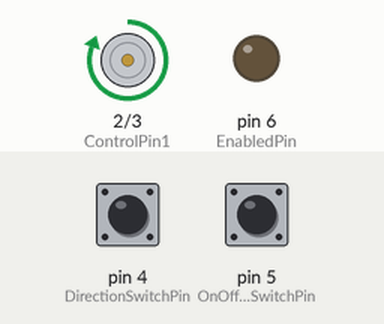
Recording of a sketch running on a simulated Arduino Uno, built with avr-gcc and run on an emulated ATmega328P. Parts: motor-driver pin pairs drawn as motors (green arrow = first pin HIGH = forward, orange = second pin HIGH = backward, longer = more drive), output pins drawn as LEDs (lit = HIGH). Inputs (shaded band) come from the test bench; at power-on: pin 4 (DirectionSwitchPin) LOW, pin 5 (OnOffSwitchStateSwitchPin) LOW. What the sketch prints to the serial monitor is not drawn.

Above: at 1.2 s.
1.3 s: pin 4 (DirectionSwitchPin) pulled HIGH for 0.15 s
At 2.4 s:
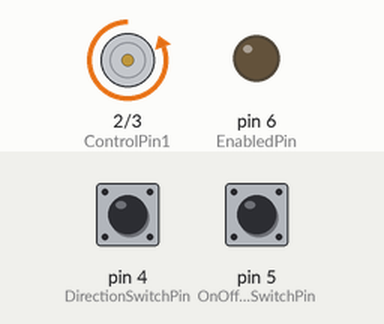
2.9 s: pin 5 (OnOffSwitchStateSwitchPin) pulled HIGH for 0.15 s
At 3.7 s:
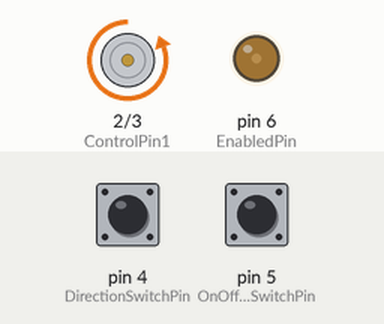
4.5 s: pin 4 (DirectionSwitchPin) pulled HIGH for 1 s
At 4.9 s:
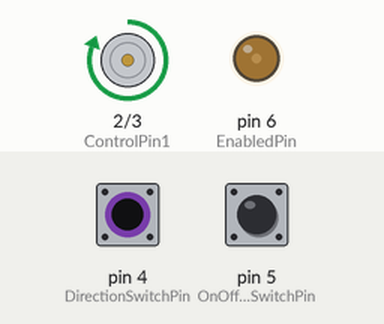
7.0 s: pin 4 (DirectionSwitchPin) pulled HIGH for 3.2 s
At 8.0 s:
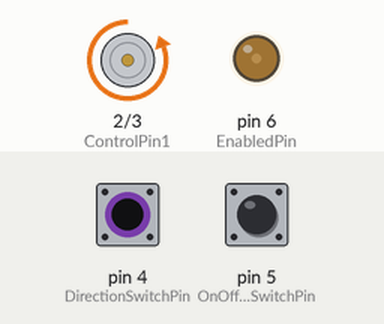
11.7 s: pin 5 (OnOffSwitchStateSwitchPin) pulled HIGH for 1 s
At 12.8 s:
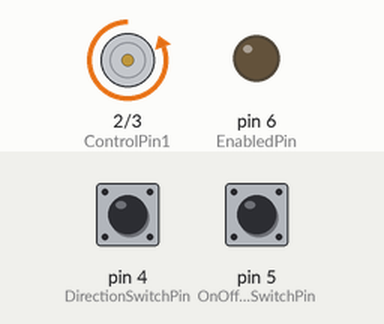
14.2 s: pin 5 (OnOffSwitchStateSwitchPin) pulled HIGH for 3.2 s
At 14.7 s:
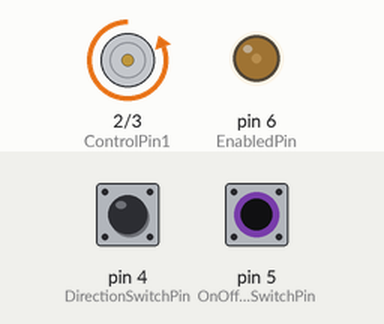
Timing chart, 0 to 17.2 s (numbered marks = the images above; inputs shaded):
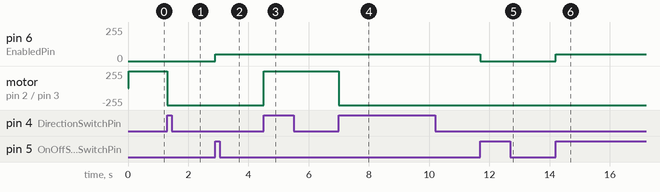

The sketch:

Bluetooth_Motor_Control.ino
```cpp
#include <AltSoftSerial.h>
AltSoftSerial ASSserial;

char Indicator='0';

const int ControlPin1 = 2;
const int ControlPin2 = 3;
const int EnabledPin = 6;
const int DirectionSwitchPin = 4;
const int OnOffSwitchStateSwitchPin = 5;
const int PotPin = A0;

int OnOffSwitchState = 0;
int PreviousOnOffSwitchState = 0;
int DirectionSwitchState = 0;
int PreviousDirectionSwitchState = 0;

int MotorEnabled = 0;
int MotorSpeed = 0;
int MotorDirection = 1;

void setup()
{
    pinMode(DirectionSwitchPin, INPUT);
    pinMode(OnOffSwitchStateSwitchPin, INPUT);
    pinMode(ControlPin1, OUTPUT);
    pinMode(ControlPin2, OUTPUT);
    pinMode(EnabledPin, OUTPUT);

    digitalWrite(EnabledPin, LOW);


    Serial.begin(9600);
    Serial.print("Sketch:   ");   Serial.println(__FILE__);
    Serial.print("Uploaded: ");   Serial.println(__DATE__);
    Serial.println(" ");

    ASSserial.begin(9600);
    Serial.println("ASSserial started at 9600");
    Serial.println(" ");
}


void loop()
{
        OnOffSwitchState = digitalRead(OnOffSwitchStateSwitchPin);
        delay(1);
        DirectionSwitchState = digitalRead(DirectionSwitchPin);

        if (OnOffSwitchState != PreviousOnOffSwitchState)
        {
            if(OnOffSwitchState == HIGH)
            {
              MotorEnabled = !MotorEnabled;
            }
        }

        if(DirectionSwitchState != PreviousDirectionSwitchState)
        {
            if (DirectionSwitchState == HIGH)
            {
              MotorDirection = !MotorDirection;
            }
        }

        if(MotorDirection == 1)
        {
            digitalWrite(ControlPin1, HIGH);
            digitalWrite(ControlPin2, LOW);
        }
        else
        {
            digitalWrite(ControlPin1, LOW);
            digitalWrite(ControlPin2, HIGH);
        }

        if(MotorEnabled == 1)
        {
            analogWrite(EnabledPin, MotorSpeed);
            MotorSpeed = 50;
        }
        else
        {
            analogWrite(EnabledPin, 0);
        }

        PreviousDirectionSwitchState = DirectionSwitchState;
        PreviousOnOffSwitchState = OnOffSwitchState;

}
```

Measured:
- after the input at 1.3 s, motor on pin 2 (ControlPin1) / pin 3 (ControlPin2): forward 255/255 → backward 255/255 at once
- after the input at 2.9 s, pin 6 (EnabledPin): 0/255 → 50/255 at once
- after the input at 4.5 s, motor on pin 2 (ControlPin1) / pin 3 (ControlPin2): backward 255/255 → forward 255/255 at once
- after the input at 7.0 s, motor on pin 2 (ControlPin1) / pin 3 (ControlPin2): forward 255/255 → backward 255/255 at once
- after the input at 11.7 s, pin 6 (EnabledPin): 50/255 → 0/255 at once
- after the input at 14.2 s, pin 6 (EnabledPin): 0/255 → 50/255 at once
